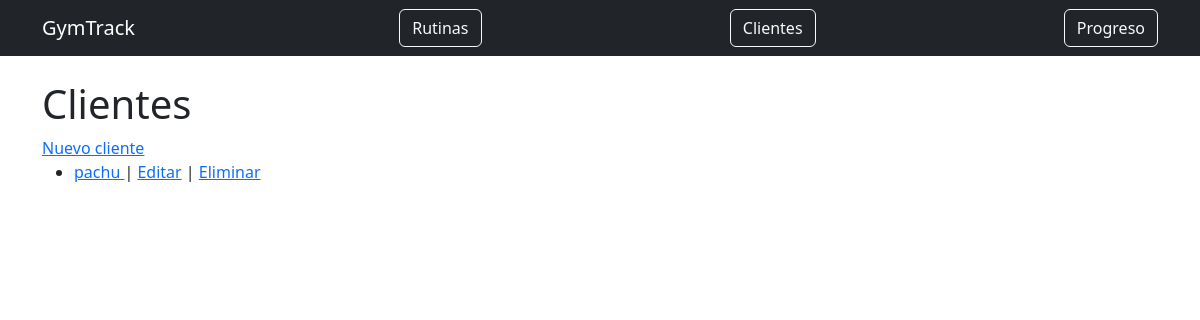
Page /clientes/ on the earlier database version.
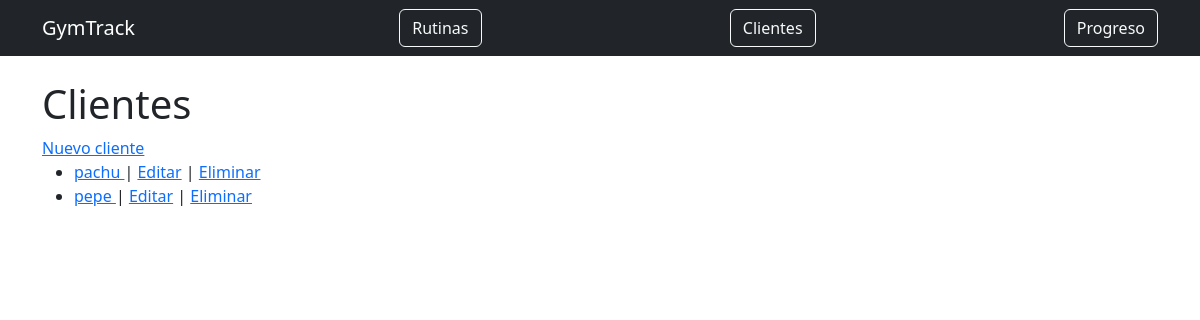
Same page on the later database version.
### clientes/models.py (models this page shows, shortened)
class Cliente(models.Model):
    entrenadores = models.ManyToManyField(settings.AUTH_USER_MODEL, related_name="clientes")
    nombre = models.CharField(max_length=100)
    edad = models.PositiveIntegerField(null=True, blank=True)
    altura_cm = models.PositiveIntegerField(null=True, blank=True)
    peso_kg = models.FloatField(null=True, blank=True)
    lesiones = models.TextField(blank=True, help_text="Anotar lesiones o complicaciones")

### clientes/views.py (the view)
# urls.py: path("", ClienteListaView.as_view(), name="lista"),
class ClienteListaView(ListView):
    model = Cliente
    template_name = "clientes/lista.html"
    context_object_name = "clientes"

### clientes/templates/clientes/lista.html (shortened to what this page needs)
{% extends "base.html" %}
{% block content %}
<body>
    <h1>Clientes</h1>
    <a href="{% url 'clientes:crear' %}">Nuevo cliente</a>
    <ul>
        {% for cliente in clientes %}
            <li>
                <a href="{% url 'clientes:detalle' cliente.pk %}">
                    {{ cliente.nombre }}
                </a>
                |
                <a href="{% url 'clientes:editar' cliente.pk %}">Editar</a>
                |
                <a href="{% url 'clientes:eliminar' cliente.pk %}">Eliminar</a>
            </li>
        {% empty %}
            <li>No hay clientes registrados.</li>
        {% endfor %}
    </ul>
</body>
</html>
{% endblock %}

Differences in the rows shown:
added Cliente: nombre "pepe"
